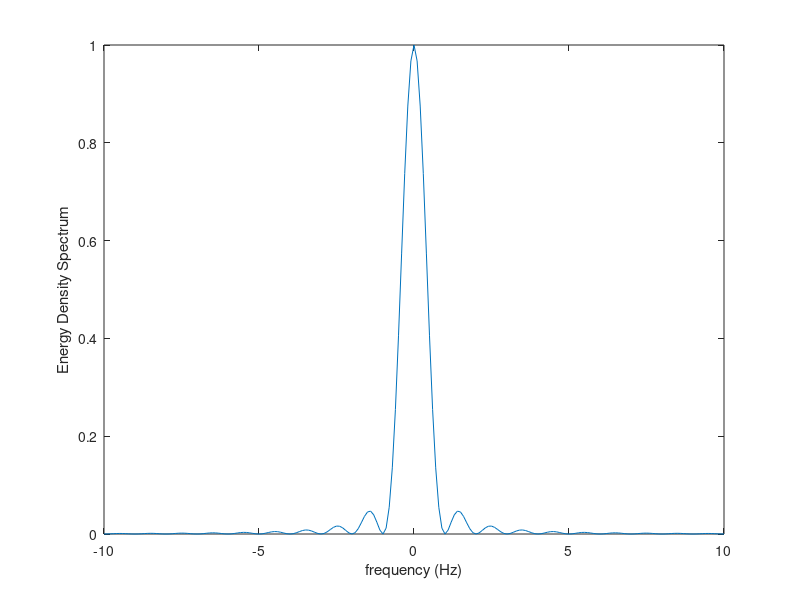

Write MATLAB code to recreate this figure. (Note: this script raises an error after producing the figure.)
clear;
close all;
clc;

% Define our frequency range
f = -10:0.1:10;

% The pulse length of our TD signal in seconds
T = 1;
to = T/2;

%  This is the fourier transform of a pulse with a time shift of to
X_f = T*sinc(f*T).*exp(-j*2*pi*f*to);


% Plots the Energy density spectrum of our signal
plot(f,abs(X_f).^2);
xlabel('frequency (Hz)')
ylabel('Energy Density Spectrum')



%%%%%%%%PROBLEM 4%%%%%%%%%%%%
% Obtain sound device informations
devinfo = audiodevinfo;

%%%%%%%%%%%%%%%%%%%%%%%%
devinfo.input  %% give me the input details
devinfo.input(1) % gives the first input device in my laptop
devinfo.input(2) % gives the second input device in my laptop
devinfo.output %% the output details
devinfo.output(1) % gives the first output device in my laptop
devinfo.output(2)  % gives the second output device in my laptop
%%%%%%%%%%%%%%%%%%%%%%%

% set the input and output device we will use in the code
inputdev = devinfo.input(1).ID; % only the ID
outputdev = devinfo.output(1).ID; % only the ID

% Set the sample rate, bit depth and channels for the recording
Fs = 8000;
Nbits = 16;
NChannels = 1;

% create the recorder obejct. We will use this object to record our sound
% and also store it into this object
recObj = audiorecorder(Fs,Nbits,NChannels,inputdev);

% if the recording does not work, use the following line to load an audio file
% % Filename = 'test.wav';
% % [myRecording, Fs, Nbits] = wavread(Filename);

recordTime = 5;
disp('Start Recording');
recordblocking(recObj, recordTime);
disp('Finish Recording');

% grabs the audio data from our recorded sound and stores it into a
% variable
myRecording = getaudiodata(recObj);

figure;
plot([1:length(myRecording)]/Fs,myRecording);
xlabel('time (s)')
ylabel('Amplitude')

% If we want to play the audio again, we create another object and then call
% the audioplayer function to play our sound
playObj = audioplayer(myRecording,Fs,Nbits,outputdev);
play(playObj);

% This will store our current workspace (e.g. all variables) so we can work
% on it later
save('myRecording')
